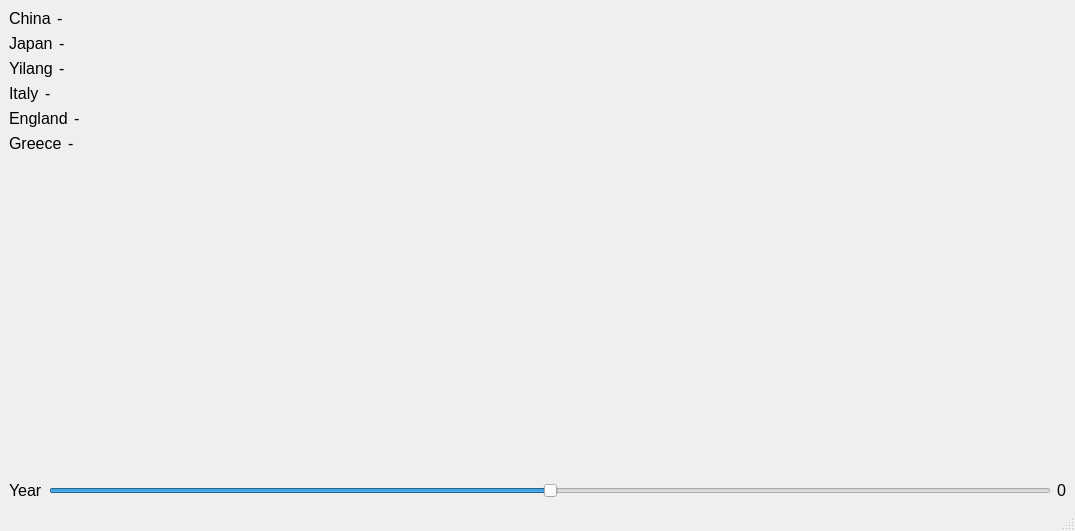
<?xml version="1.0" encoding="UTF-8"?>
<ui version="4.0">
 <class>MainWindow</class>
 <widget class="QMainWindow" name="MainWindow">
  <property name="geometry">
   <rect>
    <x>0</x>
    <y>0</y>
    <width>1075</width>
    <height>531</height>
   </rect>
  </property>
  <property name="windowTitle">
   <string>MainWindow</string>
  </property>
  <widget class="QWidget" name="centralwidget">
   <layout class="QVBoxLayout" name="verticalLayout">
    <item>
     <layout class="QHBoxLayout" name="horizontalLayout_2" stretch="0,1">
      <item>
       <widget class="QLabel" name="label_2">
        <property name="font">
         <font>
          <pointsize>12</pointsize>
         </font>
        </property>
        <property name="text">
         <string>China</string>
        </property>
       </widget>
      </item>
      <item>
       <widget class="QLabel" name="label_china">
        <property name="font">
         <font>
          <pointsize>12</pointsize>
         </font>
        </property>
        <property name="text">
         <string>-</string>
        </property>
        <property name="wordWrap">
         <bool>true</bool>
        </property>
       </widget>
      </item>
     </layout>
    </item>
    <item>
     <layout class="QHBoxLayout" name="horizontalLayout_3" stretch="0,1">
      <item>
       <widget class="QLabel" name="label_3">
        <property name="font">
         <font>
          <pointsize>12</pointsize>
         </font>
        </property>
        <property name="text">
         <string>Japan</string>
        </property>
       </widget>
      </item>
      <item>
       <widget class="QLabel" name="label_japan">
        <property name="font">
         <font>
          <pointsize>12</pointsize>
         </font>
        </property>
        <property name="text">
         <string>-</string>
        </property>
        <property name="wordWrap">
         <bool>true</bool>
        </property>
       </widget>
      </item>
     </layout>
    </item>
    <item>
     <layout class="QHBoxLayout" name="horizontalLayout_4" stretch="0,1">
      <item>
       <widget class="QLabel" name="label_4">
        <property name="font">
         <font>
          <pointsize>12</pointsize>
         </font>
        </property>
        <property name="text">
         <string>Yilang</string>
        </property>
       </widget>
      </item>
      <item>
       <widget class="QLabel" name="label_yilang">
        <property name="font">
         <font>
          <pointsize>12</pointsize>
         </font>
        </property>
        <property name="text">
         <string>-</string>
        </property>
        <property name="wordWrap">
         <bool>true</bool>
        </property>
       </widget>
      </item>
     </layout>
    </item>
    <item>
     <layout class="QHBoxLayout" name="horizontalLayout_6" stretch="0,1">
      <item>
       <widget class="QLabel" name="label_5">
        <property name="font">
         <font>
          <pointsize>12</pointsize>
         </font>
        </property>
        <property name="text">
         <string>Italy</string>
        </property>
       </widget>
      </item>
      <item>
       <widget class="QLabel" name="label_italy">
        <property name="font">
         <font>
          <pointsize>12</pointsize>
         </font>
        </property>
        <property name="text">
         <string>-</string>
        </property>
        <property name="wordWrap">
         <bool>true</bool>
        </property>
       </widget>
      </item>
     </layout>
    </item>
    <item>
     <layout class="QHBoxLayout" name="horizontalLayout_7" stretch="0,1">
      <item>
       <widget class="QLabel" name="label_6">
        <property name="font">
         <font>
          <pointsize>12</pointsize>
         </font>
        </property>
        <property name="text">
         <string>England</string>
        </property>
       </widget>
      </item>
      <item>
       <widget class="QLabel" name="label_england">
        <property name="font">
         <font>
          <pointsize>12</pointsize>
         </font>
        </property>
        <property name="text">
         <string>-</string>
        </property>
        <property name="wordWrap">
         <bool>true</bool>
        </property>
       </widget>
      </item>
     </layout>
    </item>
    <item>
     <layout class="QHBoxLayout" name="horizontalLayout_8" stretch="0,1">
      <item>
       <widget class="QLabel" name="label_7">
        <property name="font">
         <font>
          <pointsize>12</pointsize>
         </font>
        </property>
        <property name="text">
         <string>Greece</string>
        </property>
       </widget>
      </item>
      <item>
       <widget class="QLabel" name="label_greece">
        <property name="font">
         <font>
          <pointsize>12</pointsize>
         </font>
        </property>
        <property name="text">
         <string>-</string>
        </property>
        <property name="wordWrap">
         <bool>true</bool>
        </property>
       </widget>
      </item>
     </layout>
    </item>
    <item>
     <spacer name="verticalSpacer">
      <property name="font">
       <font>
        <pointsize>12</pointsize>
       </font>
      </property>
      <property name="orientation">
       <enum>Qt::Vertical</enum>
      </property>
      <property name="sizeHint" stdset="0">
       <size>
        <width>20</width>
        <height>40</height>
       </size>
      </property>
     </spacer>
    </item>
    <item>
     <layout class="QHBoxLayout" name="horizontalLayout_5">
      <item>
       <widget class="QLabel" name="label">
        <property name="font">
         <font>
          <pointsize>12</pointsize>
         </font>
        </property>
        <property name="text">
         <string>Year</string>
        </property>
       </widget>
      </item>
      <item>
       <widget class="QSlider" name="slider_time">
        <property name="font">
         <font>
          <pointsize>12</pointsize>
         </font>
        </property>
        <property name="minimum">
         <number>-2000</number>
        </property>
        <property name="maximum">
         <number>2000</number>
        </property>
        <property name="orientation">
         <enum>Qt::Horizontal</enum>
        </property>
       </widget>
      </item>
      <item>
       <widget class="QLabel" name="label_year">
        <property name="font">
         <font>
          <pointsize>12</pointsize>
         </font>
        </property>
        <property name="text">
         <string>0</string>
        </property>
       </widget>
      </item>
     </layout>
    </item>
   </layout>
  </widget>
  <widget class="QMenuBar" name="menubar">
   <property name="geometry">
    <rect>
     <x>0</x>
     <y>0</y>
     <width>1075</width>
     <height>25</height>
    </rect>
   </property>
  </widget>
  <widget class="QStatusBar" name="statusbar"/>
 </widget>
 <resources/>
 <connections/>
</ui>
